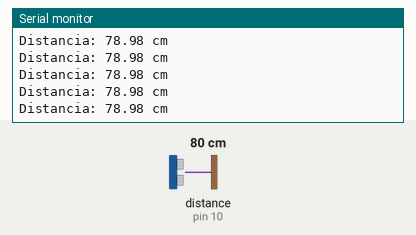
Bench run of a sketch on a simulated Arduino Uno, built with avr-gcc and run on an emulated ATmega328P. On the bench: the last lines printed to the serial monitor. Wiring (inferred from the names in the program): ultrasonic range finder: trigger pin 9; echo pin 10. Inputs (shaded band) come from the test bench; at power-on: distance to the obstacle (sensor on pin 10) 80 cm. The echo pulse lasts 58.3 µs per cm.

Above: at 1.2 s.
1.3 s: distance to the obstacle (sensor on pin 10) set to 120 cm
At 1.49 s:
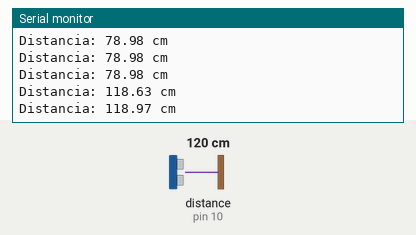
4.3 s: distance to the obstacle (sensor on pin 10) set to 35 cm
At 4.3 s:
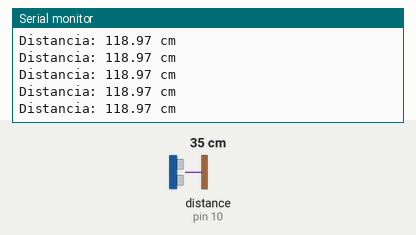
7.3 s: distance to the obstacle (sensor on pin 10) set to 250 cm
At 7.4 s:
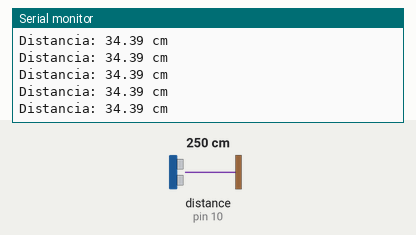
Timing chart, 0 to 10.3 s (numbered marks = the images above; inputs shaded):
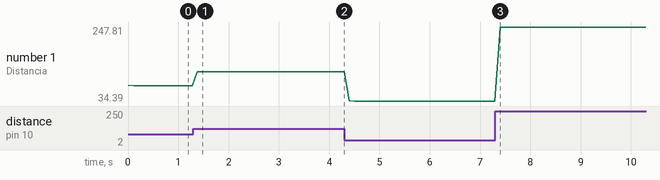

Measured:
- after the input at 1.3 s, the serial monitor: prints a new line after 0.08 s (image 1)
- plotted number 1: 78.98 → 118.97 after the input at 1.3 s, 118.97 → 34.39 after the input at 4.3 s, 34.39 → 247.81 after the input at 7.3 s

The sketch:

ultrassonico.ino
```cpp
// Raidens - Sensor Ultrassonico HC-SR04
// Mede distancia em centimetros

const int TRIG_PIN = 9;
const int ECHO_PIN = 10;

void setup() {
  Serial.begin(9600);
  pinMode(TRIG_PIN, OUTPUT);
  pinMode(ECHO_PIN, INPUT);
}

float medirDistancia() {
  digitalWrite(TRIG_PIN, LOW);
  delayMicroseconds(2);
  digitalWrite(TRIG_PIN, HIGH);
  delayMicroseconds(10);
  digitalWrite(TRIG_PIN, LOW);

  long duracao = pulseIn(ECHO_PIN, HIGH);
  float distancia = duracao * 0.034 / 2.0;
  return distancia;
}

void loop() {
  float dist = medirDistancia();
  Serial.print("Distancia: ");
  Serial.print(dist);
  Serial.println(" cm");
  delay(100);
}
```
